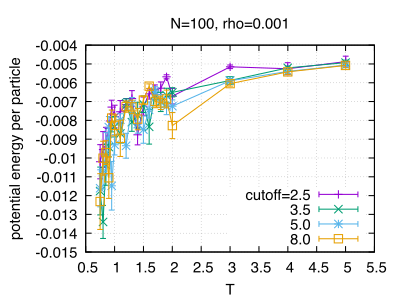

This chart was generated by the following gnuplot code:
set key bottom
set grid
set title 'N=100, rho=0.001'
set xlabel 'T'
set ylabel 'potential energy per particle'
plot \
"n100-cut2.5/lj-n100-r0.001-cut2.5.dat" using 1:3:4 with errorlines title 'cutoff=2.5', \
"n100-cut3.5/lj-n100-r0.001-cut3.5.dat" using 1:3:4 with errorlines title '3.5', \
"n100-cut5.0/lj-n100-r0.001-cut5.0.dat" using 1:3:4 with errorlines title '5.0', \
"n100-cut8.0/lj-n100-r0.001-cut8.0.dat" using 1:3:4 with errorlines title '8.0'
